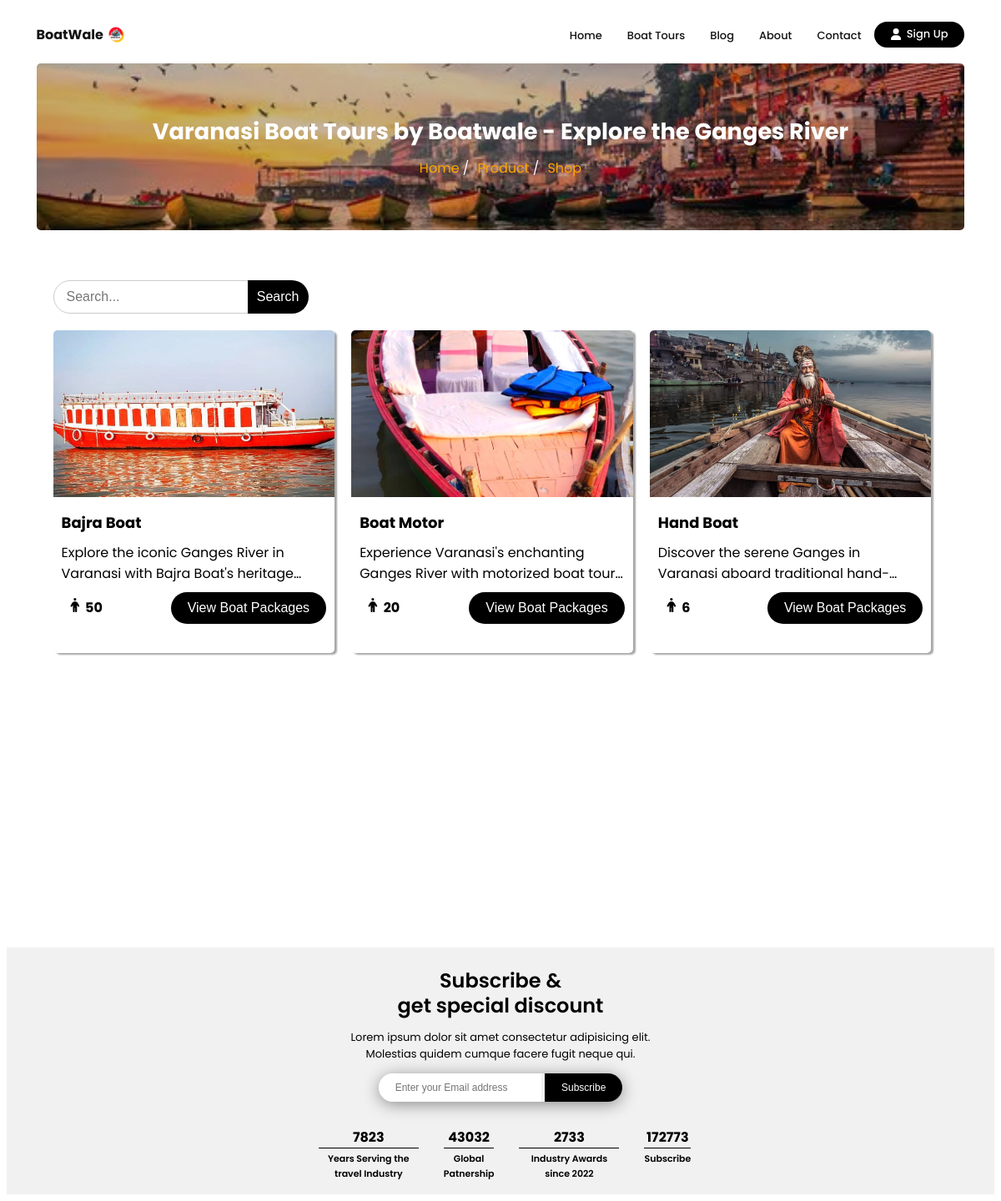
/boat-tours/, run on the app's committed database.
### product/models.py (models this page shows, shortened)
class Boat(models.Model):
    name = models.CharField(max_length=200)
    type = models.CharField(max_length=100)
    slug = models.SlugField(unique=True, null=True, blank=True)
    capacity = models.IntegerField()
    description = models.TextField()
    image = models.ImageField(upload_to='boats/')

### product/views.py (the view)
# urls.py: path('boat-tours/', views.boat_tours, name="boat-tours"),
def boat_tours(request):
    boat = Boat.objects.all()
    context = {
        'title': "Varanasi Boat Tours by Boatwale - Explore the Ganges River",
        'description': 'Discover our diverse range of boat tours in Varanasi, from sunrise/sunset cruises to special religious ceremonies, and experience the Ganges River like never before with Boatwale.',
        'keywords': "Varanasi boat tours, Ganges River boat rides, sunrise cruises, sunset cruises, religious ceremonies, Boatwale boat tours, boat experiences",
        'products': boat
    }
    return render(request, 'boat-tour.html', context=context)

### templates/boat-tour.html (shortened to what this page needs)
{% extends "base.html" %}
{% load static %}
{% block cssblock %}
    <link rel="preload" href="{% static "css/shop-product.css" %}" as="style" onload="this.onload=null;this.rel='stylesheet'">
{% endblock cssblock %}
{% block content %}
    {% include "hero.html" %}
    <section class="packages">
        <div class="category">
            <div class="sec_fit">
                <div class="search_bx">
                    <input type="text" placeholder="Search..." id="boat_src">
                    <button>Search</button>
                </div>
            </div>
            <div class="product">
                {% for product in products %}
                    <div class="card">
                        <img fetchpriority="high" loading="lazy" src="/media/{{product.image}}" alt="{{product.image_alt}}">
                        <h2>{{product.name}}</h2>
                        <p>{{product.description}}</p>
                        <div class="add-to-cart">
                            <p class="price"> {{product.capacity}}</p>
                            <button class="addbtn"><a href="{% url "boat-packages" product.slug %}">View Boat Packages</a></button>
                        </div>
                    </div>
                {% endfor %}
            </div>
        </div>
    </section>
{% endblock content %}

### static/css/shop-product.css (style rules this page uses)
section.packages { width: 80%; margin: auto; min-height: 100vh; padding: 20px; }
.category { border-radius: 5px; margin-top: 20px; padding: 20px; background-color: #fff; }
.category .sec_fit { display: flex; justify-content: space-between; align-items: center; margin-bottom: 20px; }
.category .sec_fit .search_bx input { padding: 10px 10px 10px 15px; font-size: 1rem; border: 1px solid #ccc; border-radius: 25px 0px 0px 25px; flex: 1; margin-right: -5px; outline: none; }
.category .sec_fit .search_bx button { padding: 11px; font-size: 1rem; background-color: #000000; color: #fff; border: none; border-radius: 0px 25px 25px 0px; cursor: pointer; transition: background-color 0.3s ease; }
.product { border-radius: 5px; display: flex; justify-content: flex-start; align-items: flex-start; flex-wrap: wrap; gap: 20px; }
.product .card { flex-basis: calc(33.33% - 20px); border-radius: 5px; overflow: hidden; background-color: #fff; box-shadow: 3px 2px 2px rgb(0 0 0 / 35%); min-width: 266px; }
.product .card img { height: 200px; width: 100%; object-fit: cover; }
.product .card h2 { padding: 10px; font-size: 18px; }
.product .card p { padding: 0 10px; }
.product .card h2, .product .card p { margin: 0; white-space: pre-line; overflow: hidden; text-overflow: ellipsis; display: -webkit-box; -webkit-line-clamp: 2; -webkit-box-orient: vertical; }
.product .card .price { font-weight: bold; }
.product .card .add-to-cart { display: flex; justify-content: space-between; align-items: center; padding: 10px; margin-bottom: 25px; }
.product .card .add-to-cart .addbtn { padding: 10px 20px; font-size: 1rem; background-color: #000000; color: #fff; border: none; cursor: pointer; transition: background-color 0.3s ease; border-radius: 25px; }
.product .card .add-to-cart .addbtn a { text-decoration: none; color: white; }
@media screen and (max-width: 1249px) { section.packages { width: 94%; } }

### data on the page
Boat: image (picture), name "Bajra Boat", description "Explore the iconic Ganges River in Varanasi with Bajra Boat's…", capacity "50"
Boat: image (picture), name "Boat Motor", description "Experience Varanasi's enchanting Ganges River with motorized boat…", capacity "20"
Boat: image (picture), name "Hand Boat", description "Discover the serene Ganges in Varanasi aboard…", capacity "6"

### other printed values
{{ title }} "Varanasi Boat Tours by Boatwale - Explore the Ganges River"
